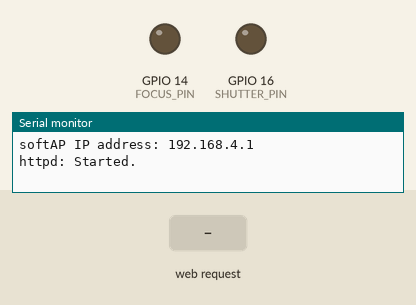
Simulated run of this sketch. Board: ESP8266 (NodeMCU). Shown: output pins drawn as LEDs (lit = HIGH), the last lines printed to the serial monitor. Inputs (shaded band) come from the test bench.

Above: at 1.2 s.
1.3 s: HTTP request GET /on/ received
At 2.2 s:
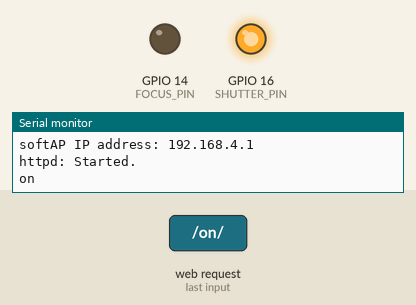
2.8 s: HTTP request GET /focus/ received
At 3.4 s:
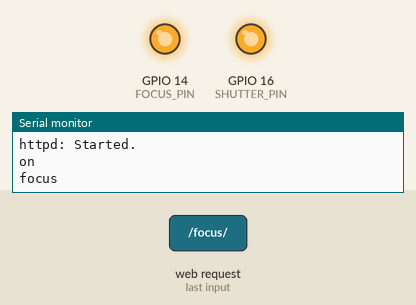
5.3 s: HTTP request GET /off/ received
At 6.5 s:
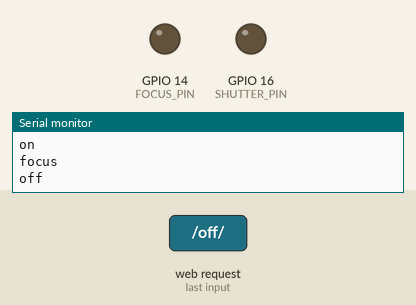
6.8 s: HTTP request GET /focus/ received
At 7.6 s:
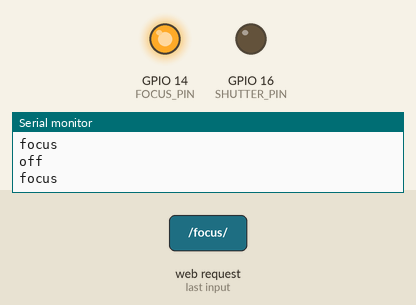
9.3 s: HTTP request GET /on/?t=1 received
At 10.5 s:
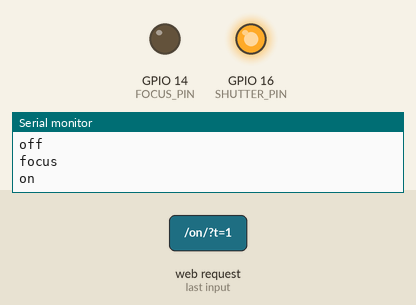
10.8 s: HTTP request GET /off/?t=1 received
At 11.8 s:
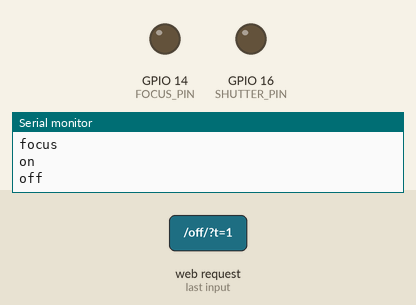
Timing chart, 0 to 13.3 s (numbered marks = the images above; inputs shaded):
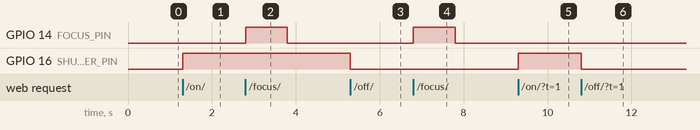

Measured:
- after the input at 1.3 s, GPIO 16 (SHUTTER_PIN): LOW → HIGH at once
- after the input at 2.8 s, GPIO 14 (FOCUS_PIN): LOW → HIGH at once, → LOW 1.0 s later
- after the input at 5.3 s, GPIO 16 (SHUTTER_PIN): HIGH → LOW at once
- after the input at 6.8 s, GPIO 14 (FOCUS_PIN): LOW → HIGH at once, → LOW 1.0 s later
- after the input at 9.3 s, GPIO 16 (SHUTTER_PIN): LOW → HIGH at once
- after the input at 10.8 s, GPIO 16 (SHUTTER_PIN): HIGH → LOW at once

The sketch:

esp8266-release.ino
```cpp
// (licence header left out)
#include <ESP8266WiFi.h>
#include <ESP8266WebServer.h>
#include <FS.h>
#include <Ticker.h>

#define SHUTTER_PIN 16
#define FOCUS_PIN 14

ESP8266WebServer server(80);
Ticker ticker, subticker;

void connectWiFi() {
  WiFi.disconnect();
  delay(10);

  WiFi.mode(WIFI_STA);
  WiFi.softAP("esp-release", "password");

  Serial.println();
  Serial.print("softAP IP address: ");
  Serial.println(WiFi.softAPIP()); //Default ESP8266's IP: 192.168.4.1
}

void getLocalFile(String filename, String dataType) {
  SPIFFS.begin();
  File data = SPIFFS.open(filename, "r");
  server.streamFile(data, dataType);
  data.close();
}

void releaseButton(int pin, int msec){
  digitalWrite(pin, HIGH);
  delay(msec);
  digitalWrite(pin, LOW);
}

void setup(void){
  Serial.begin(115200);

  pinMode(SHUTTER_PIN, OUTPUT);
  pinMode(FOCUS_PIN, OUTPUT);

  connectWiFi();

  server.on("/", [](){ getLocalFile("/index.html", "text/html"); });
  server.on("/bootstrap.min.js", [](){ getLocalFile("/bootstrap.min.js", "text/javascript"); });
  server.on("/bootstrap.min.css", [](){ getLocalFile("/bootstrap.min.css", "text/css"); });

  server.on("/on/", [](){ Serial.println("on"); digitalWrite(SHUTTER_PIN, HIGH); server.send(200, "text/html", ""); });
  server.on("/off/", [](){ Serial.println("off"); ticker.detach(); digitalWrite(SHUTTER_PIN, LOW); server.send(200, "text/html", ""); });

  server.on("/shutter/", [](){ Serial.println("shutter"); releaseButton(SHUTTER_PIN, 1000); server.send(200, "text/html", ""); });
  server.on("/focus/", [](){ Serial.println("focus"); releaseButton(FOCUS_PIN, 1000); server.send(200, "text/html", ""); });

  server.on("/interval/", [](){
    Serial.print("interval: ");
    Serial.println(server.arg("t"));

    int wait_ms = server.arg("t").toInt() * 1000;
    ticker.attach_ms(wait_ms, [](){
      Serial.println("interval");
      digitalWrite(SHUTTER_PIN, HIGH);
      subticker.once_ms(1000, [](){ digitalWrite(SHUTTER_PIN, LOW); });
      });
    server.send(200, "text/html", "");
  });

  server.on("/self/", [](){
    Serial.print("self: ");
    Serial.println(server.arg("t"));

    int wait_ms = server.arg("t").toInt() * 1000;
    ticker.once_ms(wait_ms, [](){
      Serial.println("self");
      digitalWrite(SHUTTER_PIN, HIGH);
      subticker.once_ms(1000, [](){ digitalWrite(SHUTTER_PIN, LOW); });
      });
    server.send(200, "text/html", "");
  });


  server.onNotFound([](){ server.send(404, "text/plain", "File Not Found"); });

  server.begin();
  Serial.println("httpd: Started.");

}

void loop(void){
  server.handleClient();
}
```
